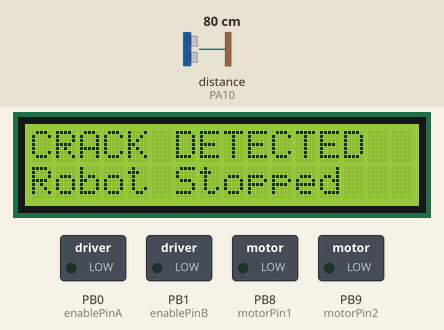
Bench run of a sketch on a simulated STM32 Blue Pill. Parts: 16×2 character LCD, switched loads named in the sketch (green lamp = pin HIGH). Wiring (inferred from the names in the program): ultrasonic range finder: trigger PA9; echo PA10. Inputs (shaded band) come from the test bench; at power-on: distance to the obstacle (sensor on PA10) 80 cm. The echo pulse lasts 58.3 µs per cm; pins used as bus, display or sensor lines are not drawn; what the sketch prints to the serial monitor is not drawn.

Above: at 1.2 s.
1.3 s: distance to the obstacle (sensor on PA10) set to 12 cm
2.8 s: distance to the obstacle (sensor on PA10) set to 9 cm
At 4.3 s:
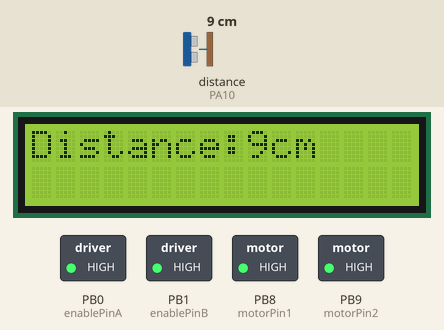
4.6 s: distance to the obstacle (sensor on PA10) set to 60 cm
At 4.9 s:
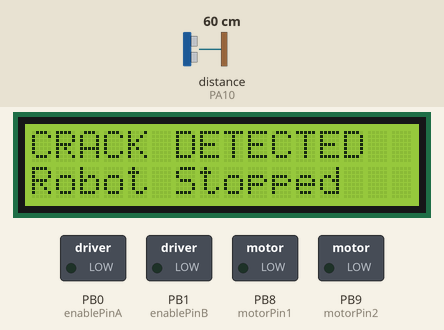
Timing chart, 0 to 7.6 s (numbered marks = the images above; inputs shaded):
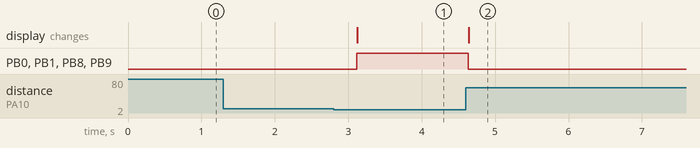

The sketch:

RAIL.ino
```cpp
#include <LiquidCrystal.h>

#define trigPin PA9
#define echoPin PA10
#define motorPin1 PB8
#define motorPin2 PB9
#define enablePinA PB0
#define enablePinB PB1

const int rs = PA0, en = PA1, d4 = PA2, d5 = PA3, d6 = PA4, d7 = PA5; //STM32 Pins to which LCD is connected
LiquidCrystal lcd(rs, en, d4, d5, d6, d7); //Initialize the LCD

void setup() {
  pinMode(trigPin, OUTPUT);
  pinMode(echoPin, INPUT);
  pinMode(motorPin1, OUTPUT);
  pinMode(motorPin2, OUTPUT);
  pinMode(enablePinA, OUTPUT);
  pinMode(enablePinB, OUTPUT);
  Serial.begin(9600);
  lcd.begin(16, 2);
  lcd.print("Robot Starting");
}

void loop() {
  long duration, distance;
  digitalWrite(trigPin, LOW);
  delayMicroseconds(2);
  digitalWrite(trigPin, HIGH);
  delayMicroseconds(10);
  digitalWrite(trigPin, LOW);
  duration = pulseIn(echoPin, HIGH);
  distance = (duration/2) / 29.1;
  Serial.print(distance);
  Serial.println(" cm");
  if(distance > 10) { // stop the robot if distance is greater than 30 cm
    digitalWrite(motorPin1, LOW);
    digitalWrite(motorPin2, LOW);
    analogWrite(enablePinA, 0);
    analogWrite(enablePinB, 0);
    lcd.clear();
    lcd.setCursor(0, 0);
    lcd.print("CRACK DETECTED");
    lcd.setCursor(0, 1);
    lcd.print("Robot Stopped");
  } else { // move the robot if distance is less than or equal to 30 cm
    digitalWrite(motorPin1, HIGH);
    digitalWrite(motorPin2, HIGH);
    analogWrite(enablePinA, 255);
    analogWrite(enablePinB, 255);
    lcd.clear();
    lcd.setCursor(0, 0);
    lcd.print("Distance:");
    lcd.print(distance);
    lcd.print("cm");
  }
  delay(500);
}
```

Measured:
- the behaviour switches between 11 and 10 cm on distance to the obstacle (sensor on PA10) (found by bisection; images 0 and 1)
- after the input at 1.3 s, every drawn part: stays the same
- after the input at 2.8 s, PB0 (enablePinA), PB1 (enablePinB), PB8 (motorPin1), PB9 (motorPin2): LOW → HIGH after 0.32 s; the display: changes after 0.32 s (image 1)
- after the input at 4.6 s, PB0 (enablePinA), PB1 (enablePinB), PB8 (motorPin1), PB9 (motorPin2): HIGH → LOW at once; the display: changes at once (image 2)
